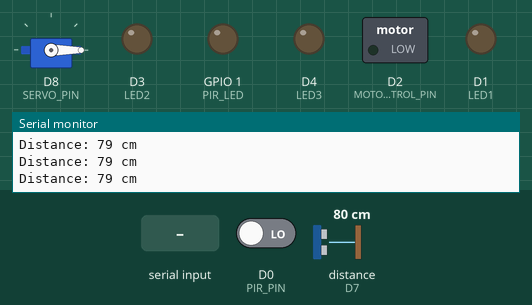
The sketch below on a simulated ESP8266 (NodeMCU). Parts: servo, switched loads named in the sketch (green lamp = pin HIGH), output pins drawn as LEDs (lit = HIGH), the last lines printed to the serial monitor. Wiring (inferred from the names in the program): ultrasonic range finder: trigger D6; echo D7. The test bench sets the inputs (shaded band); at power-on: D0 (PIR_PIN) LOW, distance to the obstacle (sensor on D7) 80 cm. The echo pulse lasts 58.3 µs per cm; pins used as bus, display or sensor lines are not drawn.

Above: at 1.2 s.
1.3 s: D0 (PIR_PIN) driven HIGH
At 2.5 s:
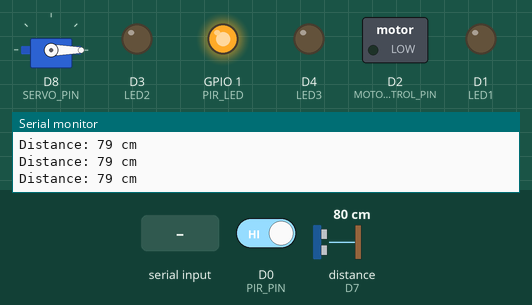
2.8 s: distance to the obstacle (sensor on D7) set to 22 cm
4.3 s: distance to the obstacle (sensor on D7) set to 18 cm
At 5.2 s:
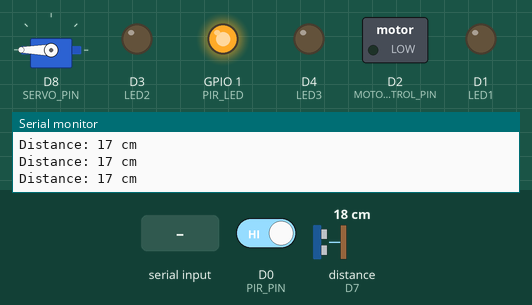
5.8 s: "1" received over Serial
At 7.0 s:
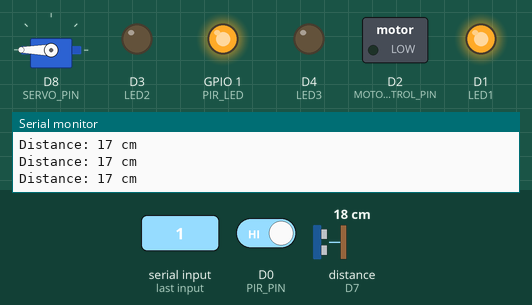
7.3 s: D0 (PIR_PIN) driven LOW
At 8.3 s:
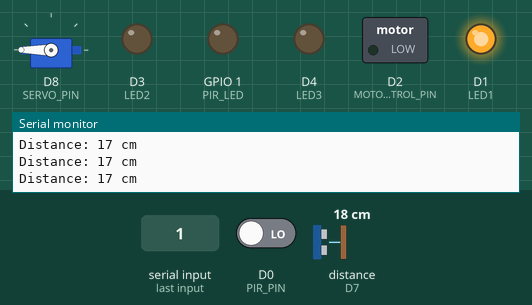
8.8 s: "0" received over Serial
At 9.5 s:
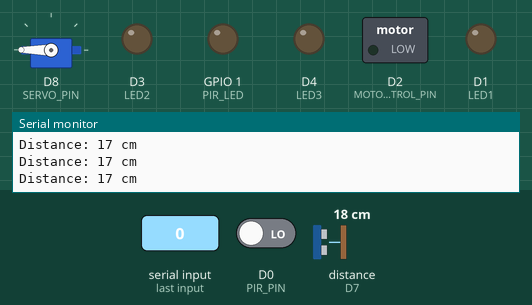
Timing chart, 0 to 11.3 s (numbered marks = the images above; inputs shaded):
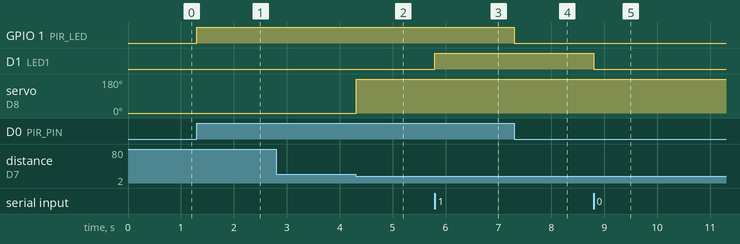

Measured:
- the behaviour switches between 21 and 20 cm on distance to the obstacle (sensor on D7) (found by bisection; images 1 and 2)
- after the input at 1.3 s, GPIO 1 (PIR_LED): LOW → HIGH at once
- after the input at 4.3 s, servo on D8 (SERVO_PIN): 0° → 180° at once
- after the input at 5.8 s, D1 (LED1): LOW → HIGH at once
- after the input at 7.3 s, GPIO 1 (PIR_LED): HIGH → LOW at once
- after the input at 8.8 s, D1 (LED1): HIGH → LOW at once

The sketch:

Arduniocode.ino
```cpp
#include <Servo.h>

// Pin definitions for LEDs
#define LED1 D1
#define LED2 D3
#define LED3 D4
#define PIR_LED D10

// Pin definition for DC motor
#define MOTOR_CONTROL_PIN D2

// Pin definition for Ultrasonic Sensor
#define TRIG_PIN D6
#define ECHO_PIN D7

// Pin definition for Servo Motor
#define SERVO_PIN D8

// Pin definition for PIR Sensor
#define PIR_PIN D0

// Servo object
Servo myServo;

// Variables for ultrasonic sensor
volatile long duration = 0;
volatile int distance = 0;
volatile bool echoReceived = false;

// Variables for PIR
int lastPirState = LOW;

// Timer for ultrasonic trigger
unsigned long lastTriggerTime = 0;
const unsigned long triggerInterval = 100; // 100 ms interval

void setup() {
  Serial.begin(9600);

  // Set LED pins as output
  pinMode(LED1, OUTPUT);
  pinMode(LED2, OUTPUT);
  pinMode(LED3, OUTPUT);
  pinMode(PIR_LED, OUTPUT);

  // Set motor control pin as output
  pinMode(MOTOR_CONTROL_PIN, OUTPUT);

  // Set ultrasonic sensor pins
  pinMode(TRIG_PIN, OUTPUT);
  pinMode(ECHO_PIN, INPUT);

  // Set PIR sensor pin as input
  pinMode(PIR_PIN, INPUT);

  // Attach the servo object
  myServo.attach(SERVO_PIN);
  myServo.write(0); // Initialize servo

  // Initialize motor and LEDs
  digitalWrite(MOTOR_CONTROL_PIN, LOW);
  digitalWrite(LED1, LOW);
  digitalWrite(LED2, LOW);
  digitalWrite(LED3, LOW);
  digitalWrite(PIR_LED, LOW);
}

void loop() {
  unsigned long currentMillis = millis();

  // Handle ultrasonic sensor and servo motor logic
  if (currentMillis - lastTriggerTime >= triggerInterval) {
    lastTriggerTime = currentMillis;
    triggerUltrasonic();
  }
  if (echoReceived) {
    echoReceived = false; // Reset flag
    handleServo();
  }

  // Handle PIR sensor for motion detection
  handlePIRSensor();

  // Check serial commands for LEDs and motor
  checkSerialCommands();
}

// Non-blocking ultrasonic trigger and echo measurement
void triggerUltrasonic() {
  digitalWrite(TRIG_PIN, LOW);
  delayMicroseconds(2);
  digitalWrite(TRIG_PIN, HIGH);
  delayMicroseconds(10);
  digitalWrite(TRIG_PIN, LOW);

  // Measure echo pulse duration (non-blocking)
  duration = pulseIn(ECHO_PIN, HIGH, 20000); // Timeout after 20ms
  if (duration > 0) {
    distance = duration * 0.034 / 2;
    echoReceived = true;
  }
}

void handleServo() {
  if (distance < 20) {
    myServo.write(180); // Rotate servo
  } else {
    myServo.write(0); // Reset servo
  }

  // Debugging
  Serial.print("Distance: ");
  Serial.print(distance);
  Serial.println(" cm");
}

void handlePIRSensor() {
  int pirState = digitalRead(PIR_PIN);
  if (pirState != lastPirState) { // React only to changes
    if (pirState == HIGH) {
      digitalWrite(PIR_LED, HIGH);
      Serial.println("Motion detected!");
    } else {
      digitalWrite(PIR_LED, LOW);
      Serial.println("No motion detected.");
    }
    lastPirState = pirState;
  }
}

void checkSerialCommands() {
  if (Serial.available() > 0) {
    char command = Serial.read();

    switch (command) {
      case '0':
        digitalWrite(LED1, LOW);
        digitalWrite(LED2, LOW);
        digitalWrite(LED3, LOW);
        break;
      case '1':
        digitalWrite(LED1, HIGH);
        digitalWrite(LED2, LOW);
        digitalWrite(LED3, LOW);
        break;
      case '2':
        digitalWrite(LED1, HIGH);
        digitalWrite(LED2, HIGH);
        digitalWrite(LED3, LOW);
        break;
      case '3':
        digitalWrite(LED1, HIGH);
        digitalWrite(LED2, HIGH);
        digitalWrite(LED3, HIGH);
        break;
      case '4':
        analogWrite(MOTOR_CONTROL_PIN, 255); // Full speed
        break;
      case '5':
        digitalWrite(MOTOR_CONTROL_PIN, LOW);
        break;
    }
  }
}
```
